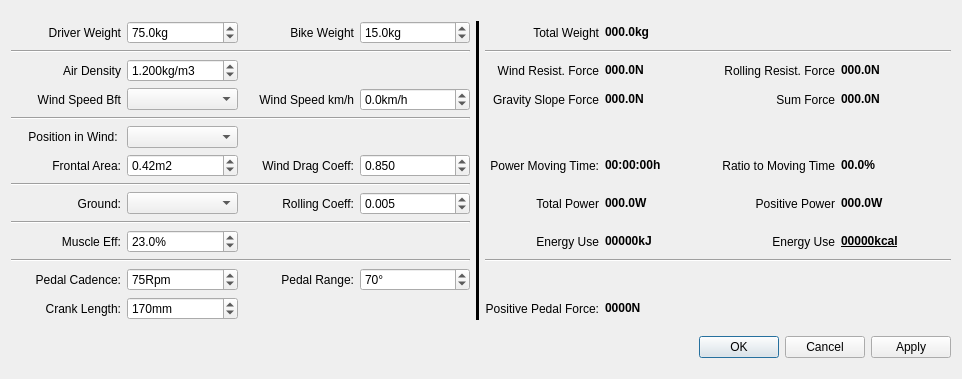
<?xml version="1.0" encoding="UTF-8"?>
<ui version="4.0">
 <class>CFilterSpeedCycleEnergy</class>
 <widget class="QDialog" name="CFilterSpeedCycleEnergy">
  <property name="geometry">
   <rect>
    <x>0</x>
    <y>0</y>
    <width>962</width>
    <height>379</height>
   </rect>
  </property>
  <property name="windowTitle">
   <string>Dialog</string>
  </property>
  <layout class="QVBoxLayout" name="verticalLayout">
   <item>
    <layout class="QHBoxLayout" name="horizontalLayout">
     <item>
      <layout class="QGridLayout" name="gridLayout">
       <item row="12" column="3">
        <widget class="QDoubleSpinBox" name="spinPedalRange">
         <property name="suffix">
          <string>°</string>
         </property>
         <property name="decimals">
          <number>0</number>
         </property>
         <property name="minimum">
          <double>10.000000000000000</double>
         </property>
         <property name="maximum">
          <double>180.000000000000000</double>
         </property>
         <property name="singleStep">
          <double>1.000000000000000</double>
         </property>
         <property name="value">
          <double>70.000000000000000</double>
         </property>
        </widget>
       </item>
       <item row="8" column="1">
        <widget class="QComboBox" name="comboGround">
         <property name="toolTip">
          <string>&lt;html&gt;&lt;head/&gt;&lt;body&gt;&lt;p&gt;Untergrund&lt;/p&gt;&lt;p&gt;Werte für die Art des Untergrunds und der Bereifung für die Bestimmung des Rollwiderstandsbeiwerts.&lt;/p&gt;&lt;p&gt;Values for the type of ground surface and the tyres used to determine the rolling resistance coefficient.&lt;/p&gt;&lt;/body&gt;&lt;/html&gt;</string>
         </property>
        </widget>
       </item>
       <item row="12" column="0">
        <widget class="QLabel" name="label_19">
         <property name="text">
          <string>Pedal Cadence:</string>
         </property>
         <property name="alignment">
          <set>Qt::AlignRight|Qt::AlignTrailing|Qt::AlignVCenter</set>
         </property>
        </widget>
       </item>
       <item row="4" column="0" colspan="4">
        <widget class="Line" name="line_3">
         <property name="orientation">
          <enum>Qt::Horizontal</enum>
         </property>
        </widget>
       </item>
       <item row="8" column="3">
        <widget class="QDoubleSpinBox" name="spinRollingCoeff">
         <property name="toolTip">
          <string/>
         </property>
         <property name="suffix">
          <string/>
         </property>
         <property name="decimals">
          <number>3</number>
         </property>
         <property name="minimum">
          <double>0.000000000000000</double>
         </property>
         <property name="maximum">
          <double>0.500000000000000</double>
         </property>
         <property name="singleStep">
          <double>0.001000000000000</double>
         </property>
         <property name="value">
          <double>0.005000000000000</double>
         </property>
        </widget>
       </item>
       <item row="11" column="0" colspan="4">
        <widget class="Line" name="line_6">
         <property name="orientation">
          <enum>Qt::Horizontal</enum>
         </property>
        </widget>
       </item>
       <item row="10" column="1">
        <widget class="QDoubleSpinBox" name="spinMuscleEff">
         <property name="suffix">
          <string>%</string>
         </property>
         <property name="decimals">
          <number>1</number>
         </property>
         <property name="minimum">
          <double>10.000000000000000</double>
         </property>
         <property name="maximum">
          <double>30.000000000000000</double>
         </property>
         <property name="singleStep">
          <double>0.100000000000000</double>
         </property>
         <property name="value">
          <double>23.000000000000000</double>
         </property>
        </widget>
       </item>
       <item row="5" column="1">
        <widget class="QComboBox" name="comboWindPosition">
         <property name="toolTip">
          <string>&lt;html&gt;&lt;head/&gt;&lt;body&gt;&lt;p&gt;Position im Wind&lt;/p&gt;&lt;p&gt;Werte für die Art der Sitzposition als Vorgabewerte für die Windangriffsfläche in m2 und der Luftwiderstandszahl (cw-Wert).&lt;/p&gt;&lt;p&gt;Values for the type of seat position as default values for the wind frontal area in m2 and the drag coefficient (cw value).&lt;/p&gt;&lt;p</string>
         </property>
        </widget>
       </item>
       <item row="2" column="0">
        <widget class="QLabel" name="label_6">
         <property name="text">
          <string>Air Density</string>
         </property>
         <property name="alignment">
          <set>Qt::AlignRight|Qt::AlignTrailing|Qt::AlignVCenter</set>
         </property>
        </widget>
       </item>
       <item row="5" column="0">
        <widget class="QLabel" name="label_13">
         <property name="text">
          <string>Position in Wind: </string>
         </property>
         <property name="alignment">
          <set>Qt::AlignRight|Qt::AlignTrailing|Qt::AlignVCenter</set>
         </property>
        </widget>
       </item>
       <item row="12" column="1">
        <widget class="QDoubleSpinBox" name="spinPedalCadence">
         <property name="toolTip">
          <string>&lt;html&gt;&lt;head/&gt;&lt;body&gt;&lt;p&gt;The cadence while cycling with positive force to the pedal.&lt;/p&gt;&lt;/body&gt;&lt;/html&gt;</string>
         </property>
         <property name="suffix">
          <string>Rpm</string>
         </property>
         <property name="decimals">
          <number>0</number>
         </property>
         <property name="minimum">
          <double>10.000000000000000</double>
         </property>
         <property name="maximum">
          <double>250.000000000000000</double>
         </property>
         <property name="singleStep">
          <double>1.000000000000000</double>
         </property>
         <property name="value">
          <double>75.000000000000000</double>
         </property>
        </widget>
       </item>
       <item row="2" column="1">
        <widget class="QDoubleSpinBox" name="spinAirDensity">
         <property name="toolTip">
          <string>&lt;html&gt;&lt;head/&gt;&lt;body&gt;&lt;p&gt;Luftdichte&lt;/p&gt;&lt;p&gt;Luftdichte in kg/m3. Die Luftdichte ist abhängig von barometrischen Luftdruck, Höhe Normalnull und Temperatur.&lt;br/&gt;Einige Beispiele:&lt;br/&gt;Meereshöhe: 1,226kg/m3&lt;br/&gt;1500 Meter: 1,056kg/m3&lt;br/&gt;3000 Meter: 0,905kg/m3&lt;/p&gt;&lt;p&gt;Air density in kg/m3. The air density depends on barometric air pressure, altitude and temperature.&lt;br/&gt;Some examples:&lt;br/&gt;Sea level: 1.226kg/m3&lt;br/&gt;1500 meters: 1.056kg/m3&lt;br/&gt;3000 meters: 0.905kg/m3&lt;/p&gt;&lt;/body&gt;&lt;/html&gt;</string>
         </property>
         <property name="suffix">
          <string>kg/m3</string>
         </property>
         <property name="decimals">
          <number>3</number>
         </property>
         <property name="minimum">
          <double>0.500000000000000</double>
         </property>
         <property name="maximum">
          <double>1.500000000000000</double>
         </property>
         <property name="singleStep">
          <double>0.001000000000000</double>
         </property>
         <property name="value">
          <double>1.200000000000000</double>
         </property>
        </widget>
       </item>
       <item row="0" column="2">
        <widget class="QLabel" name="label_8">
         <property name="toolTip">
          <string>&lt;html&gt;&lt;head/&gt;&lt;body&gt;&lt;p&gt;&lt;br/&gt;&lt;/p&gt;&lt;/body&gt;&lt;/html&gt;</string>
         </property>
         <property name="text">
          <string>Bike Weight</string>
         </property>
         <property name="alignment">
          <set>Qt::AlignRight|Qt::AlignTrailing|Qt::AlignVCenter</set>
         </property>
        </widget>
       </item>
       <item row="0" column="0">
        <widget class="QLabel" name="label">
         <property name="toolTip">
          <string>&lt;html&gt;&lt;head/&gt;&lt;body&gt;&lt;p&gt;&lt;br/&gt;&lt;/p&gt;&lt;/body&gt;&lt;/html&gt;</string>
         </property>
         <property name="text">
          <string>Driver Weight</string>
         </property>
         <property name="alignment">
          <set>Qt::AlignRight|Qt::AlignTrailing|Qt::AlignVCenter</set>
         </property>
        </widget>
       </item>
       <item row="3" column="0">
        <widget class="QLabel" name="label_3">
         <property name="text">
          <string>Wind Speed Bft</string>
         </property>
         <property name="alignment">
          <set>Qt::AlignRight|Qt::AlignTrailing|Qt::AlignVCenter</set>
         </property>
        </widget>
       </item>
       <item row="3" column="1">
        <widget class="QComboBox" name="comboWindSpeed">
         <property name="toolTip">
          <string>&lt;html&gt;&lt;head/&gt;&lt;body&gt;&lt;p&gt;Windgeschw. Bft&lt;/p&gt;&lt;p&gt;Werte für die Windgeschwindigkeit in Beaufortskala für die Vorgabe der Windgeschwindigkeit in km/h. Positive Werte für Gegenwind und negative Werte für Rückenwind.&lt;/p&gt;&lt;p&gt;Values for the wind speed in Beaufort scale for specifying the wind speed in km/h. Positive values for headwind and negative values for tailwind.&lt;/p&gt;&lt;/body&gt;&lt;/html&gt;</string>
         </property>
        </widget>
       </item>
       <item row="3" column="2">
        <widget class="QLabel" name="label_9">
         <property name="text">
          <string>Wind Speed km/h</string>
         </property>
         <property name="alignment">
          <set>Qt::AlignRight|Qt::AlignTrailing|Qt::AlignVCenter</set>
         </property>
        </widget>
       </item>
       <item row="0" column="1">
        <widget class="QDoubleSpinBox" name="spinDriverWeight">
         <property name="toolTip">
          <string>&lt;html&gt;&lt;head/&gt;&lt;body&gt;&lt;p&gt;Fahrergewicht&lt;/p&gt;&lt;p&gt;Das Fahrergewicht in kg einschließlich Kleidung.&lt;/p&gt;&lt;p&gt;The driver's weight in kg including clothing.&lt;/p&gt;&lt;/body&gt;&lt;/html&gt;</string>
         </property>
         <property name="whatsThis">
          <string/>
         </property>
         <property name="suffix">
          <string>kg</string>
         </property>
         <property name="decimals">
          <number>1</number>
         </property>
         <property name="minimum">
          <double>20.000000000000000</double>
         </property>
         <property name="maximum">
          <double>250.000000000000000</double>
         </property>
         <property name="singleStep">
          <double>0.100000000000000</double>
         </property>
         <property name="value">
          <double>75.000000000000000</double>
         </property>
        </widget>
       </item>
       <item row="0" column="3">
        <widget class="QDoubleSpinBox" name="spinBikeWeight">
         <property name="toolTip">
          <string>&lt;html&gt;&lt;head/&gt;&lt;body&gt;&lt;p&gt;Fahrradgewicht&lt;/p&gt;&lt;p&gt;Das Fahrradgewicht in kg einschließlich Gepäck.&lt;/p&gt;&lt;p&gt;The weight of the bicycle in kg including luggage.&lt;/p&gt;&lt;/body&gt;&lt;/html&gt;</string>
         </property>
         <property name="suffix">
          <string>kg</string>
         </property>
         <property name="decimals">
          <number>1</number>
         </property>
         <property name="minimum">
          <double>5.000000000000000</double>
         </property>
         <property name="maximum">
          <double>35.000000000000000</double>
         </property>
         <property name="singleStep">
          <double>0.100000000000000</double>
         </property>
         <property name="value">
          <double>15.000000000000000</double>
         </property>
        </widget>
       </item>
       <item row="3" column="3">
        <widget class="QDoubleSpinBox" name="spinWindSpeed">
         <property name="toolTip">
          <string>&lt;html&gt;&lt;head/&gt;&lt;body&gt;&lt;p&gt;Windgeschw. Bft&lt;/p&gt;&lt;p&gt;Windgeschwindigkeit in km/h für die Berechnung der benötigten Kraft für die Überwindung des Luftwiderstands. Positive Werte für Gegenwind und negative Werte für Rückenwind. Werte können unabhängig von den Werte der Beaufortskala verändert werden.&lt;/p&gt;&lt;p&gt;Wind speed in km/h for the calculation of the force required to overcome drag. Positive values for headwind and negative values for tailwind. Values can be changed independently of the Beaufort scale values.&lt;/p&gt;&lt;/body&gt;&lt;/html&gt;</string>
         </property>
         <property name="suffix">
          <string>km/h</string>
         </property>
         <property name="decimals">
          <number>1</number>
         </property>
         <property name="minimum">
          <double>-100.000000000000000</double>
         </property>
         <property name="singleStep">
          <double>0.100000000000000</double>
         </property>
         <property name="value">
          <double>0.000000000000000</double>
         </property>
        </widget>
       </item>
       <item row="9" column="0" colspan="4">
        <widget class="Line" name="line_5">
         <property name="orientation">
          <enum>Qt::Horizontal</enum>
         </property>
        </widget>
       </item>
       <item row="7" column="0" colspan="4">
        <widget class="Line" name="line_4">
         <property name="orientation">
          <enum>Qt::Horizontal</enum>
         </property>
        </widget>
       </item>
       <item row="6" column="0">
        <widget class="QLabel" name="label_16">
         <property name="text">
          <string>Frontal Area:</string>
         </property>
         <property name="alignment">
          <set>Qt::AlignRight|Qt::AlignTrailing|Qt::AlignVCenter</set>
         </property>
        </widget>
       </item>
       <item row="6" column="2">
        <widget class="QLabel" name="label_15">
         <property name="text">
          <string>Wind Drag Coeff:</string>
         </property>
         <property name="alignment">
          <set>Qt::AlignRight|Qt::AlignTrailing|Qt::AlignVCenter</set>
         </property>
        </widget>
       </item>
       <item row="10" column="0">
        <widget class="QLabel" name="label_18">
         <property name="text">
          <string>Muscle Eff:</string>
         </property>
         <property name="alignment">
          <set>Qt::AlignRight|Qt::AlignTrailing|Qt::AlignVCenter</set>
         </property>
        </widget>
       </item>
       <item row="8" column="2">
        <widget class="QLabel" name="label_17">
         <property name="text">
          <string>Rolling Coeff:</string>
         </property>
         <property name="alignment">
          <set>Qt::AlignRight|Qt::AlignTrailing|Qt::AlignVCenter</set>
         </property>
        </widget>
       </item>
       <item row="6" column="3">
        <widget class="QDoubleSpinBox" name="spinWindDragCoeff">
         <property name="toolTip">
          <string>&lt;html&gt;&lt;head/&gt;&lt;body&gt;&lt;p&gt;cw-Wert (Luftwiderstandsbeiwert)&lt;/p&gt;&lt;p&gt;Der cw-Wert (Luftwiderstandsbeiwert) gibt die Windschlüpfigkeit von Fahrer und Fahrrad gegenüber der Luft (Wind) an. Je größer dieser Wert ist, um so mehr Kraft wird für die Überwindung der Windkraft benötigt. Typische Werte für Fahrräder liegen zwischen 0,2 und 1.2.&lt;/p&gt;&lt;p&gt;The cw value (drag coefficient) indicates the wind slip of the rider and bicycle in relation to the air (wind). The greater this value, the more force is required to overcome the wind force. Typical values for bicycles are between 0.2 and 1.2.&lt;/p&gt;&lt;/body&gt;&lt;/html&gt;</string>
         </property>
         <property name="suffix">
          <string/>
         </property>
         <property name="decimals">
          <number>3</number>
         </property>
         <property name="minimum">
          <double>0.100000000000000</double>
         </property>
         <property name="maximum">
          <double>2.000000000000000</double>
         </property>
         <property name="singleStep">
          <double>0.001000000000000</double>
         </property>
         <property name="value">
          <double>0.850000000000000</double>
         </property>
        </widget>
       </item>
       <item row="6" column="1">
        <widget class="QDoubleSpinBox" name="spinFrontalArea">
         <property name="toolTip">
          <string>&lt;html&gt;&lt;head/&gt;&lt;body&gt;&lt;p&gt;Frontalfläche&lt;/p&gt;&lt;p&gt;Die Fläche in m2 (Fahrer, Fahrrad, Gepäcktaschen, etc.), die dem Wind ausgesetzt ist.&lt;/p&gt;&lt;p&gt;The frontal area in m2 (rider, bicycle, bags, etc.) exposed to the wind.&lt;/p&gt;&lt;/body&gt;&lt;/html&gt;</string>
         </property>
         <property name="suffix">
          <string>m2</string>
         </property>
         <property name="decimals">
          <number>2</number>
         </property>
         <property name="minimum">
          <double>0.200000000000000</double>
         </property>
         <property name="maximum">
          <double>1.500000000000000</double>
         </property>
         <property name="singleStep">
          <double>0.010000000000000</double>
         </property>
         <property name="value">
          <double>0.420000000000000</double>
         </property>
        </widget>
       </item>
       <item row="1" column="0" colspan="4">
        <widget class="Line" name="line_2">
         <property name="orientation">
          <enum>Qt::Horizontal</enum>
         </property>
        </widget>
       </item>
       <item row="8" column="0">
        <widget class="QLabel" name="label_14">
         <property name="text">
          <string>Ground:</string>
         </property>
         <property name="alignment">
          <set>Qt::AlignRight|Qt::AlignTrailing|Qt::AlignVCenter</set>
         </property>
        </widget>
       </item>
       <item row="13" column="1">
        <widget class="QDoubleSpinBox" name="spinCrankLength">
         <property name="toolTip">
          <string>&lt;html&gt;&lt;head/&gt;&lt;body&gt;&lt;p&gt;Length from center of bottom bracket bearing to center of pedal bearing. Will be used to compute ...&lt;/p&gt;&lt;/body&gt;&lt;/html&gt;</string>
         </property>
         <property name="suffix">
          <string>mm</string>
         </property>
         <property name="decimals">
          <number>0</number>
         </property>
         <property name="minimum">
          <double>30.000000000000000</double>
         </property>
         <property name="maximum">
          <double>250.000000000000000</double>
         </property>
         <property name="singleStep">
          <double>1.000000000000000</double>
         </property>
         <property name="value">
          <double>170.000000000000000</double>
         </property>
        </widget>
       </item>
       <item row="12" column="2">
        <widget class="QLabel" name="label_21">
         <property name="text">
          <string>Pedal Range:</string>
         </property>
         <property name="alignment">
          <set>Qt::AlignRight|Qt::AlignTrailing|Qt::AlignVCenter</set>
         </property>
        </widget>
       </item>
       <item row="0" column="5">
        <widget class="QLabel" name="label_1">
         <property name="toolTip">
          <string/>
         </property>
         <property name="text">
          <string>Total Weight</string>
         </property>
         <property name="alignment">
          <set>Qt::AlignRight|Qt::AlignTrailing|Qt::AlignVCenter</set>
         </property>
        </widget>
       </item>
       <item row="0" column="4" rowspan="14">
        <widget class="Line" name="line">
         <property name="frameShadow">
          <enum>QFrame::Plain</enum>
         </property>
         <property name="lineWidth">
          <number>5</number>
         </property>
         <property name="orientation">
          <enum>Qt::Vertical</enum>
         </property>
        </widget>
       </item>
       <item row="2" column="5">
        <widget class="QLabel" name="label_23">
         <property name="text">
          <string>Wind Resist. Force</string>
         </property>
         <property name="alignment">
          <set>Qt::AlignRight|Qt::AlignTrailing|Qt::AlignVCenter</set>
         </property>
        </widget>
       </item>
       <item row="2" column="6">
        <widget class="QLabel" name="labelWindResistForce">
         <property name="toolTip">
          <string>&lt;html&gt;&lt;head/&gt;&lt;body&gt;&lt;p&gt;Luftwider.Kraft&lt;/p&gt;&lt;p&gt;Die Luftwiderstandskraft ist die Kraft in Newton, die im Durchschnitt über alle Trackpunkte für die Überwindung des Luftwiderstands benötigt wird. Bei starkem Rückenwind kann dieser Wert auch negativ sein.&lt;/p&gt;&lt;p&gt;The wind drag force is the force in Newton that is needed on average over all track points to overcome the drag. With a strong tailwind, this value can also be negative.&lt;/p&gt;&lt;/body&gt;&lt;/html&gt;</string>
         </property>
         <property name="text">
          <string>&lt;html&gt;&lt;head/&gt;&lt;body&gt;&lt;p&gt;&lt;span style=&quot; font-weight:600;&quot;&gt;000.0N&lt;/span&gt;&lt;/p&gt;&lt;/body&gt;&lt;/html&gt;</string>
         </property>
        </widget>
       </item>
       <item row="0" column="6">
        <widget class="QLabel" name="labelTotalWeight">
         <property name="toolTip">
          <string>&lt;html&gt;&lt;head/&gt;&lt;body&gt;&lt;p&gt;Gesamtgewicht&lt;/p&gt;&lt;p&gt;Das Gesamtgewicht von Fahrer und Fahrrad in kg inklusive Kleidung und Gepäck.&lt;/p&gt;&lt;p&gt;The total weight in kg of rider and bike including clothes and luggage.&lt;/p&gt;&lt;/body&gt;&lt;/html&gt;</string>
         </property>
         <property name="text">
          <string>&lt;html&gt;&lt;head/&gt;&lt;body&gt;&lt;p&gt;&lt;span style=&quot; font-weight:600;&quot;&gt;000.0kg&lt;/span&gt;&lt;/p&gt;&lt;/body&gt;&lt;/html&gt;</string>
         </property>
        </widget>
       </item>
       <item row="10" column="5">
        <widget class="QLabel" name="label_11">
         <property name="text">
          <string>Energy Use</string>
         </property>
         <property name="alignment">
          <set>Qt::AlignRight|Qt::AlignTrailing|Qt::AlignVCenter</set>
         </property>
        </widget>
       </item>
       <item row="13" column="5">
        <widget class="QLabel" name="label_5">
         <property name="text">
          <string>Positive Pedal Force:</string>
         </property>
         <property name="alignment">
          <set>Qt::AlignRight|Qt::AlignTrailing|Qt::AlignVCenter</set>
         </property>
        </widget>
       </item>
       <item row="13" column="6">
        <widget class="QLabel" name="labelPositivePedalForce">
         <property name="toolTip">
          <string>&lt;html&gt;&lt;head/&gt;&lt;body&gt;&lt;p&gt;&lt;br/&gt;&lt;/p&gt;&lt;/body&gt;&lt;/html&gt;</string>
         </property>
         <property name="text">
          <string>&lt;html&gt;&lt;head/&gt;&lt;body&gt;&lt;p&gt;&lt;span style=&quot; font-weight:600;&quot;&gt;0000N&lt;/span&gt;&lt;/p&gt;&lt;/body&gt;&lt;/html&gt;</string>
         </property>
        </widget>
       </item>
       <item row="2" column="7">
        <widget class="QLabel" name="label_24">
         <property name="text">
          <string>Rolling Resist. Force</string>
         </property>
         <property name="alignment">
          <set>Qt::AlignRight|Qt::AlignTrailing|Qt::AlignVCenter</set>
         </property>
        </widget>
       </item>
       <item row="13" column="0">
        <widget class="QLabel" name="label_20">
         <property name="text">
          <string>Crank Length:</string>
         </property>
         <property name="alignment">
          <set>Qt::AlignRight|Qt::AlignTrailing|Qt::AlignVCenter</set>
         </property>
        </widget>
       </item>
       <item row="2" column="8">
        <widget class="QLabel" name="labelRollingResistForce">
         <property name="toolTip">
          <string>&lt;html&gt;&lt;head/&gt;&lt;body&gt;&lt;p&gt;Rollwider.Kraft&lt;/p&gt;&lt;p&gt;Die Rollwiderstandskraft ist die Kraft in Newton, die im Durchschnitt über alle Trackpunkte für die Überwindung des Rollwiderstands benötigt wird.&lt;/p&gt;&lt;p&gt;The rolling resistance force is the force in Newton required on average over all track points to overcome the rolling resistance.&lt;/p&gt;&lt;/body&gt;&lt;/html&gt;</string>
         </property>
         <property name="text">
          <string>&lt;html&gt;&lt;head/&gt;&lt;body&gt;&lt;p&gt;&lt;span style=&quot; font-weight:600;&quot;&gt;000.0N&lt;/span&gt;&lt;/p&gt;&lt;/body&gt;&lt;/html&gt;</string>
         </property>
        </widget>
       </item>
       <item row="3" column="5">
        <widget class="QLabel" name="label_26">
         <property name="text">
          <string>Gravity Slope Force</string>
         </property>
         <property name="alignment">
          <set>Qt::AlignRight|Qt::AlignTrailing|Qt::AlignVCenter</set>
         </property>
        </widget>
       </item>
       <item row="3" column="6">
        <widget class="QLabel" name="labelGravitySlopeForce">
         <property name="toolTip">
          <string>&lt;html&gt;&lt;head/&gt;&lt;body&gt;&lt;p&gt;Neigungskraft&lt;/p&gt;&lt;p&gt;Die Neigungskraft ist die Kraft in Newton, die im Durchschnitt über alle Trackpunkte für die Überwindung der Neigung bei der Bergauffahrt benötigt. Bei überwiegender Bergabfahrt kann die Neigungskraft negativ sein.&lt;/p&gt;&lt;p&gt;The gravity slope force is the force in Newton needed on average over all track points to overcome the slope on the uphill. In the case of mostly downhill driving, the gravity slope force can be negative.&lt;/p&gt;&lt;/body&gt;&lt;/html&gt;</string>
         </property>
         <property name="text">
          <string>&lt;html&gt;&lt;head/&gt;&lt;body&gt;&lt;p&gt;&lt;span style=&quot; font-weight:600;&quot;&gt;000.0N&lt;/span&gt;&lt;/p&gt;&lt;/body&gt;&lt;/html&gt;</string>
         </property>
        </widget>
       </item>
       <item row="3" column="7">
        <widget class="QLabel" name="label_28">
         <property name="text">
          <string>Sum Force</string>
         </property>
         <property name="alignment">
          <set>Qt::AlignRight|Qt::AlignTrailing|Qt::AlignVCenter</set>
         </property>
        </widget>
       </item>
       <item row="3" column="8">
        <widget class="QLabel" name="labelSumForce">
         <property name="toolTip">
          <string>&lt;html&gt;&lt;head/&gt;&lt;body&gt;&lt;p&gt;Summe Kraft&lt;/p&gt;&lt;p&gt;Summe der durchschnittlich benötigten Kraft für den Track für die Überwindung des Luftwiderstands, Rollwiderstands und Neigung. Dieser Wert kann negativ bei starkem Rückwind und/oder Bergabfahrt sein.&lt;/p&gt;&lt;p&gt;Sum of the average force required for the track to overcome wind resistance, rolling resistance and slope. This value can be negative for strong tailwind and/or downhill.&lt;/p&gt;&lt;/body&gt;&lt;/html&gt;</string>
         </property>
         <property name="text">
          <string>&lt;html&gt;&lt;head/&gt;&lt;body&gt;&lt;p&gt;&lt;span style=&quot; font-weight:600;&quot;&gt;000.0N&lt;/span&gt;&lt;/p&gt;&lt;/body&gt;&lt;/html&gt;</string>
         </property>
        </widget>
       </item>
       <item row="8" column="7">
        <widget class="QLabel" name="label_4">
         <property name="text">
          <string>Positive Power</string>
         </property>
         <property name="alignment">
          <set>Qt::AlignRight|Qt::AlignTrailing|Qt::AlignVCenter</set>
         </property>
        </widget>
       </item>
       <item row="8" column="8">
        <widget class="QLabel" name="labelTotalPositivePower">
         <property name="text">
          <string>&lt;html&gt;&lt;head/&gt;&lt;body&gt;&lt;p&gt;&lt;span style=&quot; font-weight:600;&quot;&gt;000.0W&lt;/span&gt;&lt;/p&gt;&lt;/body&gt;&lt;/html&gt;</string>
         </property>
        </widget>
       </item>
       <item row="8" column="5">
        <widget class="QLabel" name="label_7">
         <property name="text">
          <string>Total Power</string>
         </property>
         <property name="alignment">
          <set>Qt::AlignRight|Qt::AlignTrailing|Qt::AlignVCenter</set>
         </property>
        </widget>
       </item>
       <item row="8" column="6">
        <widget class="QLabel" name="labelTotalPower">
         <property name="text">
          <string>&lt;html&gt;&lt;head/&gt;&lt;body&gt;&lt;p&gt;&lt;span style=&quot; font-weight:600;&quot;&gt;000.0W&lt;/span&gt;&lt;/p&gt;&lt;/body&gt;&lt;/html&gt;</string>
         </property>
        </widget>
       </item>
       <item row="6" column="5">
        <widget class="QLabel" name="label_31">
         <property name="text">
          <string>Power Moving Time:</string>
         </property>
         <property name="alignment">
          <set>Qt::AlignRight|Qt::AlignTrailing|Qt::AlignVCenter</set>
         </property>
        </widget>
       </item>
       <item row="6" column="6">
        <widget class="QLabel" name="labelTotalPowerTime">
         <property name="text">
          <string>&lt;html&gt;&lt;head/&gt;&lt;body&gt;&lt;p&gt;&lt;span style=&quot; font-weight:600;&quot;&gt;00:00:00h&lt;/span&gt;&lt;/p&gt;&lt;/body&gt;&lt;/html&gt;</string>
         </property>
        </widget>
       </item>
       <item row="6" column="7">
        <widget class="QLabel" name="label_33">
         <property name="text">
          <string>Ratio to Moving Time</string>
         </property>
         <property name="alignment">
          <set>Qt::AlignRight|Qt::AlignTrailing|Qt::AlignVCenter</set>
         </property>
        </widget>
       </item>
       <item row="6" column="8">
        <widget class="QLabel" name="labelPowerTimeMovingRatio">
         <property name="text">
          <string>&lt;html&gt;&lt;head/&gt;&lt;body&gt;&lt;p&gt;&lt;span style=&quot; font-weight:600;&quot;&gt;00.0%&lt;/span&gt;&lt;/p&gt;&lt;/body&gt;&lt;/html&gt;</string>
         </property>
        </widget>
       </item>
       <item row="10" column="7">
        <widget class="QLabel" name="label_35">
         <property name="text">
          <string>Energy Use</string>
         </property>
         <property name="alignment">
          <set>Qt::AlignRight|Qt::AlignTrailing|Qt::AlignVCenter</set>
         </property>
        </widget>
       </item>
       <item row="10" column="6">
        <widget class="QLabel" name="labelEnergyKJoule">
         <property name="text">
          <string>&lt;html&gt;&lt;head/&gt;&lt;body&gt;&lt;p&gt;&lt;span style=&quot; font-weight:600;&quot;&gt;00000kJ&lt;/span&gt;&lt;/p&gt;&lt;/body&gt;&lt;/html&gt;</string>
         </property>
        </widget>
       </item>
       <item row="10" column="8">
        <widget class="QLabel" name="labelEnergyKcal">
         <property name="text">
          <string>&lt;html&gt;&lt;head/&gt;&lt;body&gt;&lt;p&gt;&lt;span style=&quot; font-weight:600; text-decoration: underline;&quot;&gt;00000kcal&lt;/span&gt;&lt;/p&gt;&lt;/body&gt;&lt;/html&gt;</string>
         </property>
        </widget>
       </item>
       <item row="11" column="5" colspan="4">
        <widget class="Line" name="line_7">
         <property name="orientation">
          <enum>Qt::Horizontal</enum>
         </property>
        </widget>
       </item>
       <item row="1" column="5" colspan="4">
        <widget class="Line" name="line_8">
         <property name="orientation">
          <enum>Qt::Horizontal</enum>
         </property>
        </widget>
       </item>
      </layout>
     </item>
    </layout>
   </item>
   <item>
    <widget class="QDialogButtonBox" name="buttonBox">
     <property name="orientation">
      <enum>Qt::Horizontal</enum>
     </property>
     <property name="standardButtons">
      <set>QDialogButtonBox::Apply|QDialogButtonBox::Cancel|QDialogButtonBox::Ok</set>
     </property>
    </widget>
   </item>
  </layout>
 </widget>
 <tabstops>
  <tabstop>spinDriverWeight</tabstop>
  <tabstop>spinBikeWeight</tabstop>
  <tabstop>spinAirDensity</tabstop>
  <tabstop>comboWindSpeed</tabstop>
  <tabstop>spinWindSpeed</tabstop>
  <tabstop>comboWindPosition</tabstop>
  <tabstop>spinFrontalArea</tabstop>
  <tabstop>spinWindDragCoeff</tabstop>
  <tabstop>comboGround</tabstop>
  <tabstop>spinRollingCoeff</tabstop>
  <tabstop>spinMuscleEff</tabstop>
  <tabstop>spinPedalCadence</tabstop>
  <tabstop>spinPedalRange</tabstop>
  <tabstop>spinCrankLength</tabstop>
 </tabstops>
 <resources/>
 <connections>
  <connection>
   <sender>buttonBox</sender>
   <signal>rejected()</signal>
   <receiver>CFilterSpeedCycleEnergy</receiver>
   <slot>reject()</slot>
   <hints>
    <hint type="sourcelabel">
     <x>316</x>
     <y>260</y>
    </hint>
    <hint type="destinationlabel">
     <x>286</x>
     <y>274</y>
    </hint>
   </hints>
  </connection>
 </connections>
</ui>
